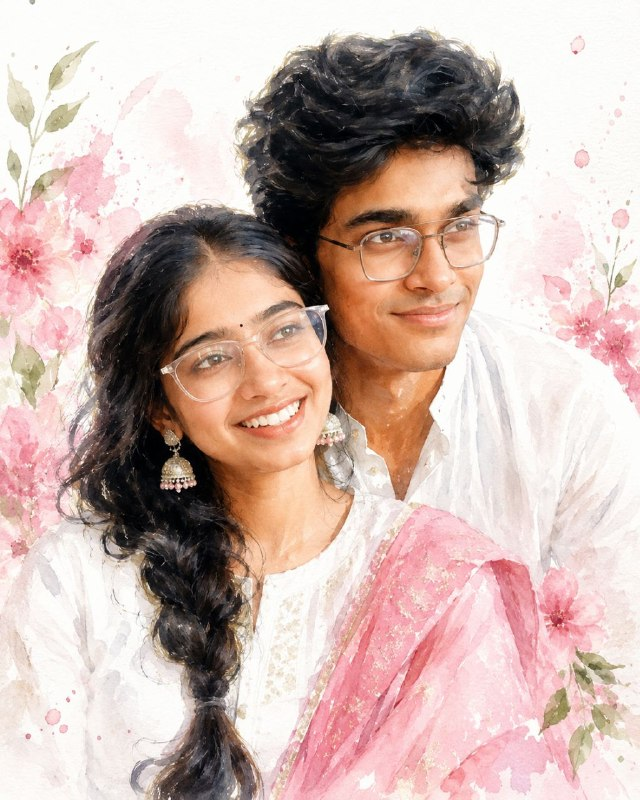
#> input picture apps/gallery/assets/raw/img1.jpg, 640 x 800 px
$ python -i app_icon.py   (imports and definitions only)
#> lines starting #> are read from the running program, lines starting #| are printed output that depends on the picture
#!/usr/bin/env python3
"""Turn an app's PNG icon into the 32x32 module the badge draws.

The badge cannot decode PNG (no PIL on MicroPython), so the launcher
loads icons as pre-baked Python modules of RGB565 bytes. This tool makes
that module for one app folder:

    python3 tools/app_icon.py apps_market/my_app
    python3 tools/app_icon.py apps_market/my_app --png ~/art/robot.png

Source, first that exists:
  1. --png PATH
  2. <app>/icon.png                       (the Universe-badge convention)
  3. <app>/assets/raw/<manifest icon>     (the OreoOS convention)

Output: <app>/assets/optimized/<stem>.py, where <stem> is the manifest's
"icon" name without ".png" (manifest "icon" defaults to "<folder>_icon.png"
and is written back if it was missing). Transparent pixels become the
theme background, matching tools/optimize_assets.py. Any size or aspect
works; the image is fitted into 32x32 without distortion.

Needs Pillow on the host: pip install pillow
"""

import argparse
import json
import struct
import sys
from pathlib import Path

ICON_SIZE = 32
BG = (255, 248, 235)   # oreoOS/theme.py BG_R/G/B


def icon_stem(manifest, folder_name):
    icon = manifest.get("icon") or "%s_icon.png" % folder_name.lower()
    return icon.rsplit(".", 1)[0].replace("-", "_").replace(" ", "_")


# [6 lines left out: function find_source, not called in this run]


def png_to_rgb565(src, size=ICON_SIZE, bg=BG):
#> called with src = '../apps/gallery/assets/raw/img1.jpg', size = 32, bg = (255, 248, 235)
    from PIL import Image
    img = Image.open(src).convert("RGBA")
    img.thumbnail((size, size), Image.LANCZOS)
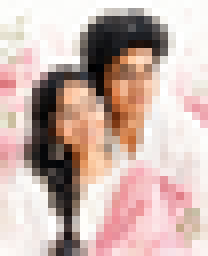
#> img: PIL image 26x32 RGBA (shown 8 times larger); mean R, G, B, A 203.2, 180, 173.1, 255
    canvas = Image.new("RGBA", (size, size), bg + (255,))
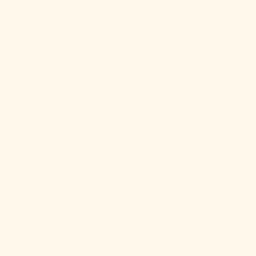
#> canvas: PIL image 32x32 RGBA (shown 8 times larger); mean R, G, B, A 255, 248, 235, 255
    # Hard alpha edge, as optimize_assets does, so edges do not halo.
    alpha = img.split()[3].point(lambda v: 255 if v >= 128 else 0)
#> alpha: PIL image 26x32 L; every value is 255
    canvas.paste(img, ((size - img.width) // 2, (size - img.height) // 2),
                 mask=alpha)
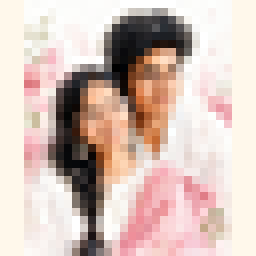
#> canvas: PIL image 32x32 RGBA (shown 8 times larger); mean R, G, B, A 212.9, 192.8, 184.7, 255
    rgb = canvas.convert("RGB")
    px = rgb.load()
    words = []
    for y in range(size):
        for x in range(size):
            r, g, b = px[x, y]
            words.append(((r & 0xF8) << 8) | ((g & 0xFC) << 3) | (b >> 3))
#> after the loop, words = 1024 values, max 65535 at index 3, min 0 at index 270, mean 54957.2
    return struct.pack(">%dH" % len(words), *words)


# [50 lines left out: functions module_text, build, main, not called in this run]


# [2 lines not run here, left out]

>>> result = png_to_rgb565('../apps/gallery/assets/raw/img1.jpg')
